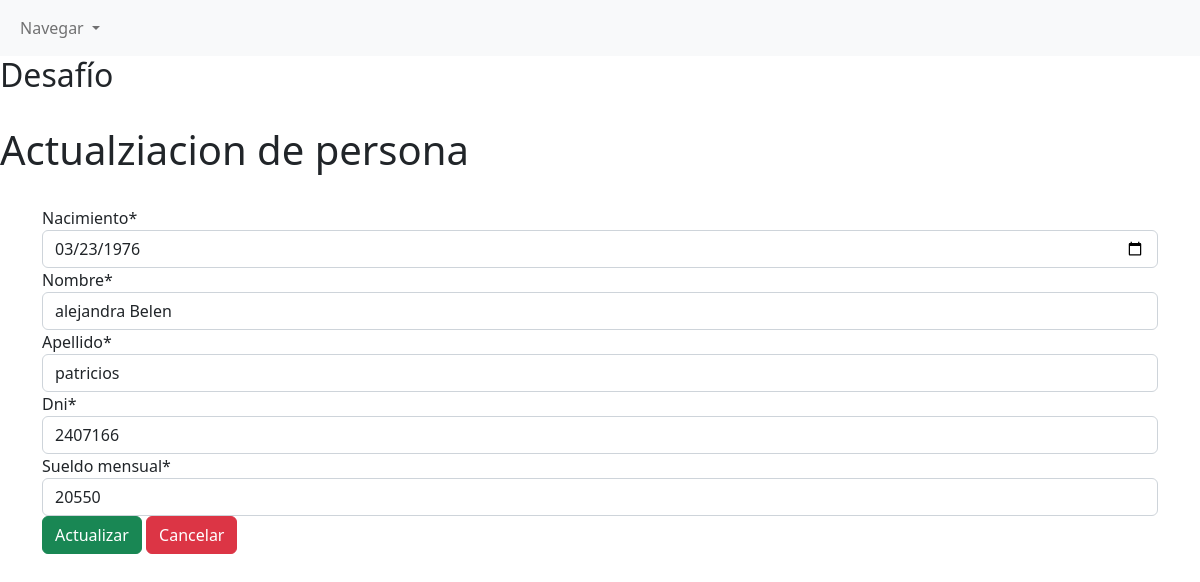
Screenshot of /editarPersona/2 with the database file from the repository.
### peliculas/models.py (models this page shows, shortened)
class tablaPersona(models.Model):
    nacimiento = models.DateField()
    nombre = models.CharField(max_length=155)
    apellido = models.CharField(max_length=155)
    dni = models.IntegerField()
    sueldo_mensual = models.IntegerField()

### peliculas/views.py (the view)
# urls.py: path('editarPersona/<int:id_persona>', personaView.editarPersona, name='editar'),
    def editarPersona(request, id_persona):
        persona = tablaPersona.objects.filter(id= id_persona).first()
        form = formularioPersona(instance= persona)
        return render(request, 'editarPersona.html', {'form':form, 'persona':persona})

### peliculas/forms.py
class formularioPersona(forms.ModelForm):
    class Meta:
        model = tablaPersona
        fields = '__all__'
        widgets = {'nacimiento': forms.DateInput( attrs={ 'type':'date' } ) }

### peliculas/templates/editarPersona.html (shortened to what this page needs)
{% extends 'base.html' %}
{% load crispy_forms_tags %}
{% block content%}
<br>
<h1>Actualziacion de persona</h1>
<br>
<div class="container">
    <form action="{% url 'actualizar' persona.id %}" method="POST">
        {{ form | crispy}}
        <button type="submit" class="btn btn-success">Actualizar</button>
        <a class="btn btn-danger" href="{% url 'listaPersonas' %}">Cancelar</a>
    </form>
</div>
{% endblock %}

### rows the page displays
tablaPersona: nacimiento "03/23/1976", nombre "alejandra Belen", apellido "patricios", dni "2407166", sueldo_mensual "20550"
